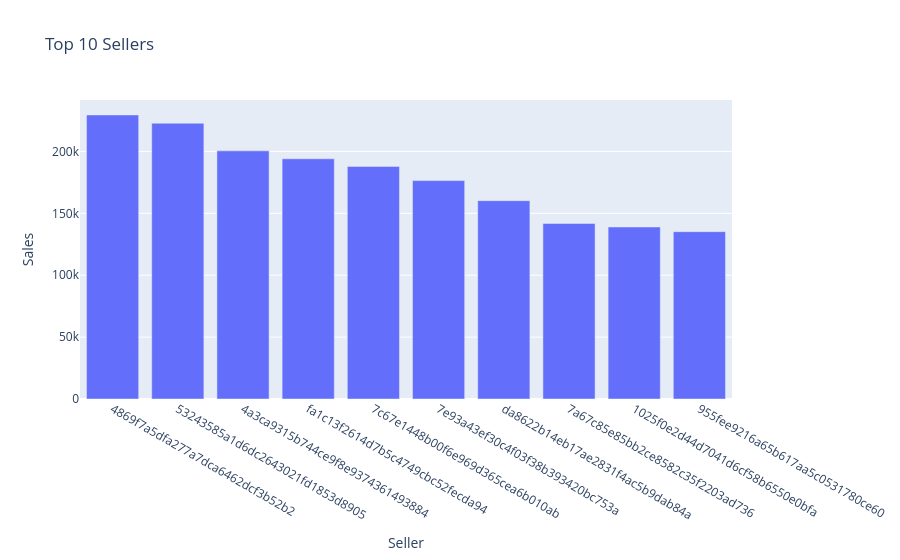

Notebook code for this chart:
### Markdown cell above
Plotly Express graphs

### Code cell
import plotly.express as px
fig=px.bar(x=seller_top10.index,
           y=seller_top10.values,
           labels={
               "x":"Seller",
               "y": "Sales"
           },
           title="Top 10 Sellers")
fig.show()

### Figure 1 — Plotly figure (JSON) as saved in the notebook; plotly's stock layout.template omitted (floating-point values rounded to 4 significant figures)
{"data": [{"hovertemplate": "Seller=%{x}<br>Sales=%{y}<extra></extra>", "legendgroup": "", "marker": {"color": "#636efa", "pattern": {"shape": ""}}, "name": "", "orientation": "v", "showlegend": false, "textposition": "auto", "type": "bar", "x": ["4869f7a5dfa277a7dca6462dcf3b52b2", "53243585a1d6dc2643021fd1853d8905", "4a3ca9315b744ce9f8e9374361493884", "fa1c13f2614d7b5c4749cbc52fecda94", "7c67e1448b00f6e969d365cea6b010ab", "7e93a43ef30c4f03f38b393420bc753a", "da8622b14eb17ae2831f4ac5b9dab84a", "7a67c85e85bb2ce8582c35f2203ad736", "1025f0e2d44d7041d6cf58b6550e0bfa", "955fee9216a65b617aa5c0531780ce60"], "xaxis": "x", "y": [229500.0, 222800.0, 200500.0, 194000.0, 187900.0, 176400.0, 160200.0, 141700.0, 139000.0, 135200.0], "yaxis": "y"}], "layout": {"barmode": "relative", "legend": {"tracegroupgap": 0}, "title": {"text": "Top 10 Sellers"}, "xaxis": {"anchor": "y", "domain": [0, 1], "title": {"text": "Seller"}}, "yaxis": {"anchor": "x", "domain": [0, 1], "title": {"text": "Sales"}}}}
